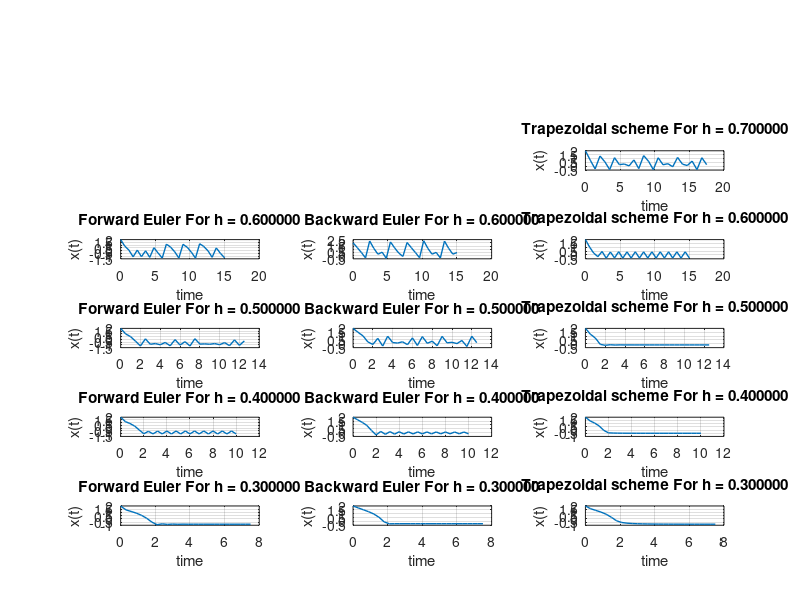

Reproduce this figure in MATLAB.
clear all

%initialize parameters
h =0.8;            %choose the h
g=6;                %choose iteration number for different h
dec=0.1;           %choose the iteration difference for h
a=num2str(h);
mu = 1;        
Xmax = 20;
nmax = round(Xmax/h);



for j=1:g 
y = [2 0];
yvec = [y; zeros(nmax,2)];
xvec = zeros(nmax+1,1);

for i = 1:nmax
    yprime = mu*(1-(y(1).^2))*y(2)-y(1);
    y = y + h*yprime;
    yvec(i+1,:) = y;
    xvec(i+1) = i*h;
end

subplot(g, 3, 1+(j-1)*3);
plot(xvec,yvec(:,1),'linewidth',1), grid
xlabel('time'), ylabel('x(t)')

title(sprintf('Forward Euler For h = %f', h));

%%%%%%%%%%%%%%%%%%%%%%%%%%%%%%%%%%%%%%%%%%%

y = [2 0];
yvec = [y; zeros(nmax,2)];
xvec = zeros(nmax+1,1);

for i=1:nmax
    yprime2 = mu*(1-(y(1).^2))*y(2)-y(1);
    yeval = y + h*yprime2;
    yprime= mu*(1-(yeval(1).^2))*yeval(2)-yeval(1);
    y=y+h*yprime;
    yvec(i+1,:) = y;
    xvec(i+1) = i*h;
end

subplot(g, 3, 2+(j-1)*3);
plot(xvec,yvec(:,1),'linewidth',1), grid
xlabel('time'), ylabel('x(t)');
title(sprintf('Backward Euler For h = %f', h));
%%%%%%%%%%%%%%%%%%%Trapezoidial%%%%%%%%%%%%%%%%%%%%%%%%

%initiliaze x(t) and time vectors
y = [2 0];                  
yvec = [y; zeros(nmax,2)]; 
xvec = zeros(nmax+1,1);

%for loop for iteration of trapezoidal scheme
for i=1:nmax
    yprime2 = mu*(1-(y(1).^2))*y(2)-y(1);
    yeval = y + h*yprime2;
    yprime= mu*(1-(yeval(1).^2))*yeval(2)-yeval(1);
    y=y+(h/2)*(yprime2+yprime);
    yvec(i+1,:) = y;
    xvec(i+1) = i*h;
end

subplot(g, 3, 3+(j-1)*3);
plot(xvec,yvec(:,1),'linewidth',1), grid
xlabel('time'), ylabel('x(t)')
title(sprintf('Trapezoidal scheme For h = %f', h));

h=h-dec;
end




